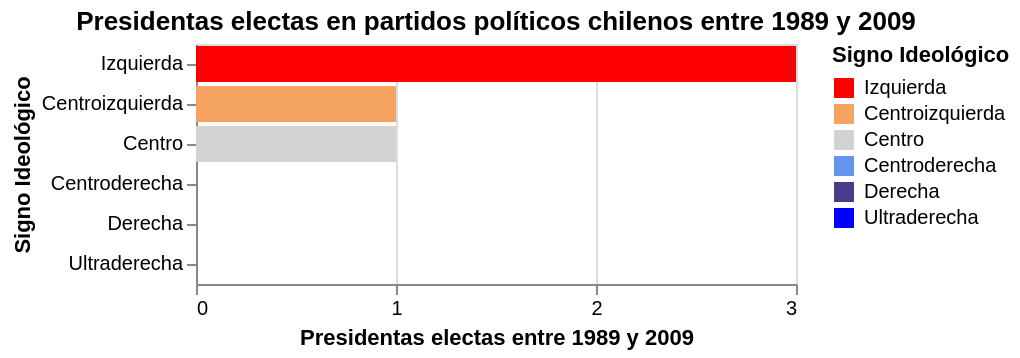

The notebook cell this image was saved under:
### Code cell
source = pd.DataFrame({
    'Signo Ideológico': ['Izquierda', 'Centroizq', 'Centro', 'Centroder', 'Derecha', 'Ultrader'],
    'Presidentas electas': [3, 1, 1, 0, 0, 0]
})

alt.Chart(df).mark_bar().encode(
    y=alt.Y('Signo Ideológico', sort=['Izquierda', 'Centroizquierda', 'Centro', 'Centroderecha', 'Derecha', 'Ultraderecha']),
    x=alt.X('Presidentas electas entre 1989 y 2009', axis=alt.Axis(format='d')),
    color=alt.Color(
        'Signo Ideológico',
        scale=alt.Scale(
            domain=['Izquierda', 'Centroizquierda', 'Centro', 'Centroderecha', 'Derecha', 'Ultraderecha'],
            range=['red', 'sandybrown', 'lightgray', 'cornflowerblue', 'darkslateblue', 'blue'] # Colores personalizados
        )
    )
).properties(
    title='Presidentas electas en partidos políticos chilenos entre 1989 y 2009' # Título del gráfico
)

### Figure 1 — Vega-Lite specification as saved in the notebook (floating-point values rounded to 4 significant figures)
{"config": {"view": {"continuousWidth": 300, "continuousHeight": 300}}, "data": {"name": "data-1b130ff969672cb79fdafc976d55b351"}, "mark": {"type": "bar"}, "encoding": {"color": {"field": "Signo Ideológico", "scale": {"domain": ["Izquierda", "Centroizquierda", "Centro", "Centroderecha", "Derecha", "Ultraderecha"], "range": ["red", "sandybrown", "lightgray", "cornflowerblue", "darkslateblue", "blue"]}, "type": "nominal"}, "x": {"axis": {"format": "d"}, "field": "Presidentas electas entre 1989 y 2009", "type": "quantitative"}, "y": {"field": "Signo Ideológico", "sort": ["Izquierda", "Centroizquierda", "Centro", "Centroderecha", "Derecha", "Ultraderecha"], "type": "nominal"}}, "title": "Presidentas electas en partidos políticos chilenos entre 1989 y 2009", "$schema": "https://vega.github.io/schema/vega-lite/v5.20.1.json", "datasets": {"data-1b130ff969672cb79fdafc976d55b351": [{"Signo Ideológico": "Izquierda", "Presidentas electas entre 1989 y 2009": 3}, {"Signo Ideológico": "Centroizquierda", "Presidentas electas entre 1989 y 2009": 1}, {"Signo Ideológico": "Centro", "Presidentas electas entre 1989 y 2009": 1}, {"Signo Ideológico": "Centroderecha", "Presidentas electas entre 1989 y 2009": 0}, {"Signo Ideológico": "Derecha", "Presidentas electas entre 1989 y 2009": 0}, {"Signo Ideológico": "Ultraderecha", "Presidentas electas entre 1989 y 2009": 0}]}}
